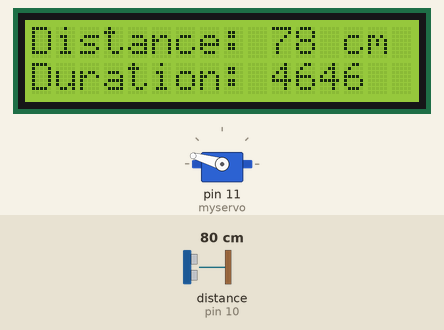
This sketch was run on a simulated Arduino Uno, built with avr-gcc and run on an emulated ATmega328P. Parts: servo, 16×2 character LCD. Wiring (inferred from the names in the program): ultrasonic range finder: trigger pin 9; echo pin 10. The inputs (shaded band) are chosen by the test bench; at power-on: distance to the obstacle (sensor on pin 10) 80 cm. The echo pulse lasts 58.3 µs per cm; what the sketch prints to the serial monitor is not drawn.

Above: at 1.2 s.
1.3 s: distance to the obstacle (sensor on pin 10) set to 18 cm
At 2.88 s:
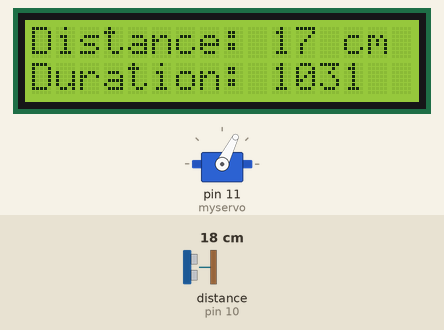
2.9 s: distance to the obstacle (sensor on pin 10) set to 4 cm
At 4.41 s:
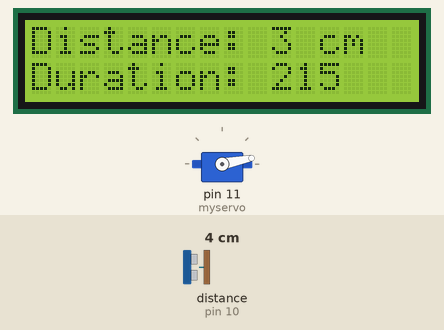
4.5 s: distance to the obstacle (sensor on pin 10) set to 2 cm
At 6.9 s:
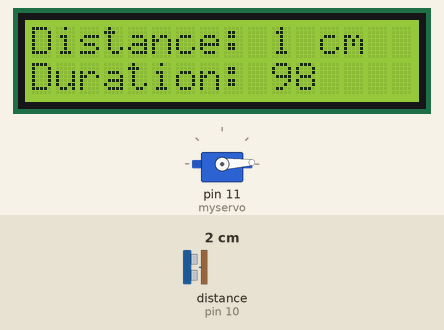
7.5 s: distance to the obstacle (sensor on pin 10) set to 35 cm
At 10.3 s:
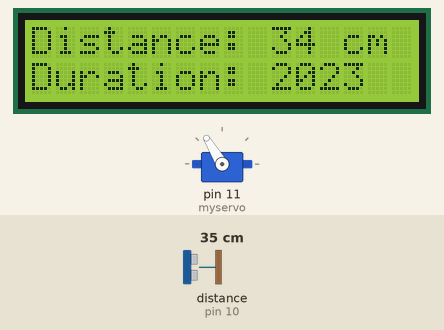
10.5 s: distance to the obstacle (sensor on pin 10) set to 120 cm
At 13.3 s:
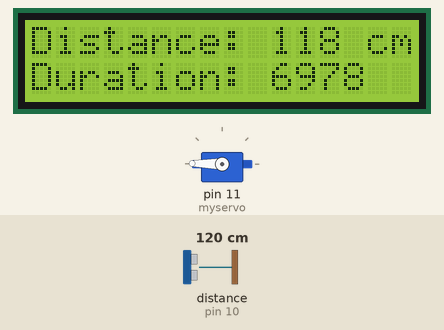
13.5 s: distance to the obstacle (sensor on pin 10) set to 9 cm
At 16.7 s:
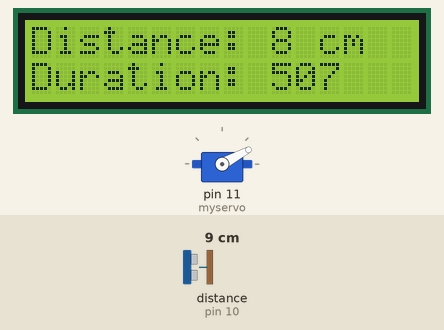
Timing chart, 0 to 18.2 s (numbered marks = the images above; inputs shaded):
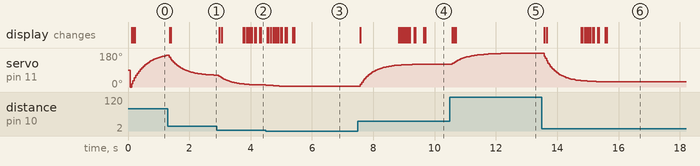

Measured:
- after the input at 1.3 s, the display: first changes after 0.06 s (image 1 shows a later state)
- after the input at 2.9 s, the display: changes after 0.08 s (image 2)
- after the input at 4.5 s, servo on pin 11 (myservo): moves from 10° to 3° over 0.72 s, starting after 0.12 s
- after the input at 7.5 s, servo on pin 11 (myservo): moves from 3° to 121° over 2.0 s, starting after 0.07 s; the display: first changes after 0.07 s (image 4 shows a later state)
- after the input at 10.5 s, servo on pin 11 (myservo): moves from 121° to 179° over 1.9 s, starting after 0.08 s; the display: changes after 0.08 s (image 5)
- after the input at 13.5 s, servo on pin 11 (myservo): moves from 179° to 28° over 1.9 s, starting after 0.07 s; the display: changes after 0.07 s (image 6)

The sketch:

sensor_servo_display.ino
```cpp
//#include <LiquidCrystal.h> // includes the LiquidCrystal Library

#include <Wire.h>
#include <LCD.h>
#include <LiquidCrystal_I2C.h>
LiquidCrystal_I2C lcd(0x27, 2, 1, 0, 4, 5, 6, 7, 3, POSITIVE); // Addr, En, Rw, Rs, d4, d5, d6, d7, backlighpin, polarity

#include <Servo.h>
Servo myservo;  // create servo object to control a servo

const int trigPin = 9;
const int echoPin = 10;

long duration; // tijd dat de geluidsgolf nodig heeft van juitsturen naar terug
int distanceToCm;

int proximity = 0;
float graden;

float currentGraden = 0;

void setup() {
  myservo.attach(11);
  Serial.begin(9600);
  lcd.begin(16,2); // display instellen met width en height
  lcd.clear();
  lcd.print("hello, world");

  pinMode(trigPin, OUTPUT);
  pinMode(echoPin, INPUT);

  myservo.write(0);
}
void loop() {

  // 2 miliseconden nemen om de trigPin vrij te maken
  digitalWrite(trigPin, LOW);
  delayMicroseconds(2);
  // 10 seconden high state om ultra sound te produceren
  digitalWrite(trigPin, HIGH);
  delayMicroseconds(10);

  digitalWrite(trigPin, LOW);
  // pulseIn is er om de tijd lezen die het geluid nodig heeft om uitgestuurd te worden te weerkaatsen en terug te keren
  // 2 parameters: 1 pin echo ontvanger geluid op high zetten de functie zal wachten tot de pin op hight is dit veroorzaakt door de gestuiterde geluidsgolf en het begint te timen, dan zal het wachten tot de pin LOW gaat wanneer de geluidsgolf zal eindigen wat de timing zal stoppen
  // duur van die puls keert terug en wordt doorgestuurd
  duration = pulseIn(echoPin, HIGH);

  // *0.034 de snelheid dat geluid zich in verplaatst en /2 omdat het 2 wegen doet = uitsturen en terug keren
  distanceToCm= duration*0.034/2;

  // lcd scherm leegmaken
  lcd.clear();
  lcd.setCursor(0,0); // Sets the location at which subsequent text written to the LCD will be displayed
  lcd.print("Distance: "); // Print string "Distance" on the LCD
  lcd.print(distanceToCm); // Print duration omgerekend in centimeter
  lcd.print(" cm"); // print sting "cm"

  lcd.setCursor(0,1);
  lcd.print("Duration: ");// Print string "Duration" on the LCD
  // tijd dat geluid nodig heeft om uit te sturen, te botsen en terug te keren printen
  lcd.print(duration);
  //delay(10);

//  Serial.print(duration);
//  Serial.println("duration");

  graden = map(distanceToCm, 0, 50, 0, 180);
  if (graden > 180) {
    graden = 180;
  }

  Serial.print(distanceToCm);
  Serial.println(" cm");

  Serial.print(graden);
  Serial.println(" graden");

  currentGraden += (graden - currentGraden) * 0.1;

   myservo.write(currentGraden);
   delay(10);
}
```
